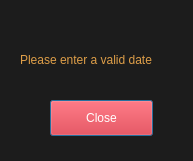
<?xml version="1.0" encoding="UTF-8"?>
<ui version="4.0">
 <class>Dialog</class>
 <widget class="QDialog" name="Dialog">
  <property name="geometry">
   <rect>
    <x>0</x>
    <y>0</y>
    <width>193</width>
    <height>161</height>
   </rect>
  </property>
  <property name="windowTitle">
   <string>Dialog</string>
  </property>
  <property name="styleSheet">
   <string notr="true">color: rgb(222, 158, 72);
background-color: rgb(28, 28, 28);</string>
  </property>
  <widget class="QLabel" name="label">
   <property name="geometry">
    <rect>
     <x>20</x>
     <y>50</y>
     <width>171</width>
     <height>20</height>
    </rect>
   </property>
   <property name="text">
    <string>Please enter a valid date</string>
   </property>
  </widget>
  <widget class="QPushButton" name="pushButton">
   <property name="geometry">
    <rect>
     <x>50</x>
     <y>100</y>
     <width>103</width>
     <height>36</height>
    </rect>
   </property>
   <property name="styleSheet">
    <string notr="true">color: rgb(255, 255, 255);
background-color: rgb(224, 27, 36);

</string>
   </property>
   <property name="text">
    <string>Close</string>
   </property>
  </widget>
 </widget>
 <resources/>
 <connections/>
</ui>
